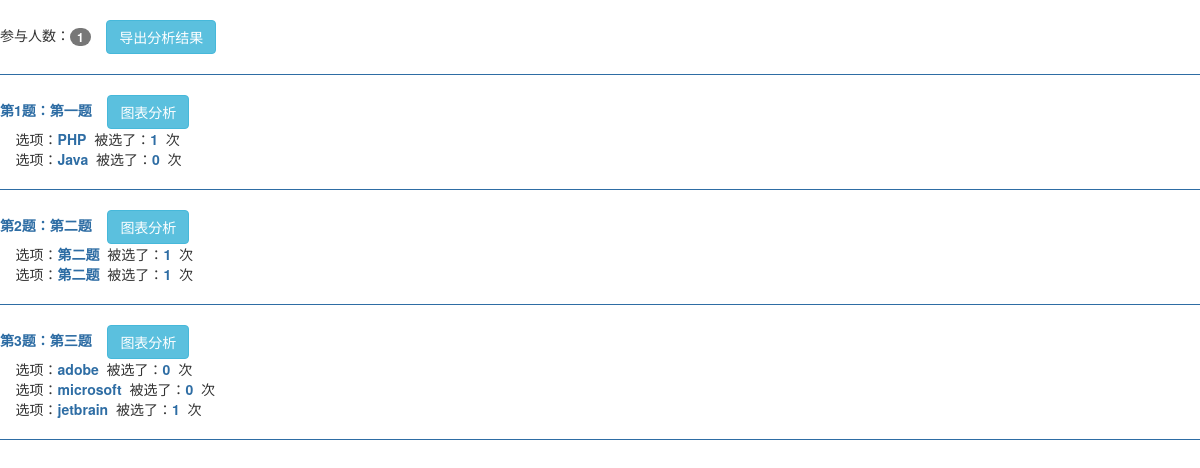
Screenshot of /作品源码/analysis.php?survey_id=48 with the database file from the repository.
### tables this page shows
CREATE TABLE `survey` (
  `id` int(32) NOT NULL AUTO_INCREMENT,
  `title` varchar(100) DEFAULT NULL,
  `type_id` int(11) DEFAULT NULL,
  `user_id` int(11) DEFAULT NULL,
  `create_time` varchar(32) DEFAULT NULL,
  `hit_times` int(20) DEFAULT '0',
  `shelves` int(4) DEFAULT '0',
  PRIMARY KEY (`id`),
  KEY `FKCAE3A75A40DF9925` (`user_id`),
  KEY `FKCAE3A75A16CB2EC5` (`type_id`),
  CONSTRAINT `FKCAE3A75A16CB2EC5` FOREIGN KEY (`type_id`) REFERENCES `type` (`id`),
  CONSTRAINT `FKCAE3A75A40DF9925` FOREIGN KEY (`user_id`) REFERENCES `user` (`id`)
);

CREATE TABLE `question` (
  `id` int(11) NOT NULL AUTO_INCREMENT,
  `content` varchar(255) DEFAULT NULL,
  `survey_id` int(11) DEFAULT NULL,
  `sort_num` int(4) NOT NULL DEFAULT '0',
  PRIMARY KEY (`id`),
  KEY `FKBA823BE6E2301405` (`survey_id`),
  CONSTRAINT `FKBA823BE6E2301405` FOREIGN KEY (`survey_id`) REFERENCES `survey` (`id`)
);

CREATE TABLE `answer` (
  `id` int(11) NOT NULL AUTO_INCREMENT,
  `result` varchar(255) DEFAULT NULL,
  `times` int(11) DEFAULT NULL,
  `question_id` int(11) DEFAULT NULL,
  PRIMARY KEY (`id`),
  KEY `FKABCA3FBE469341C5` (`question_id`),
  CONSTRAINT `FKABCA3FBE469341C5` FOREIGN KEY (`question_id`) REFERENCES `question` (`id`)
);

### 作品源码/home/core/MySQLDB.php (called while the page is built, shortened)
<?php
function my_query($sql)
{
    $result = mysql_query($sql);
    return $result;
}

### 作品源码/analysis.php (the view, shortened to what this page needs)
<?php
require_once './core/MySQLDB.php';
$survey_id = $_GET['survey_id'];
$res = my_query("select * from `question` where survey_id=$survey_id");
$rows = mysql_num_rows($res);
if(isset($_POST['submit'])){
    $info = $_POST;
    $arr_a = array('one', 'two', 'three', 'four', 'five', 'six', 'seven', 'eight', 'nine', 'ten');
    for ($i = 0; $i < $rows; $i++) {
        if (empty($info[escapeString($arr_a[$i])])) {
            jump("./showSurvey.php?survey_id=$survey_id", '有选项未选择', 1);
        }
    }
    $i = 0;
    $j = 0;
    $k = 0;
    $p = 0;
    $array = array();
    $array2 = array();
    $array3 = array();
    $array4 = array();
    while ($row = mysql_fetch_assoc($res)) {
        $res2 = my_query("select * from `answer` where question_id={$row['id']}");
        $rows1 = mysql_num_rows($res2);
        if($rows1 > 1){
            $row2 = mysql_fetch_assoc($res2);
            $array[$i++] = $row2['result'];
            $row2 = mysql_fetch_assoc($res2);
            $array2[$j++] = $row2['result'];
            $row2 = mysql_fetch_assoc($res2);
            $array3[$k++] = $row2['result'];
            $row2 = mysql_fetch_assoc($res2);
            $array4[$p++] = $row2['result'];
        }
    }
    $flag = array();
    $flag2 = array();
    $flag3 = array();
    $flag4 = array();
    $res3 = my_query("select * from `question` where survey_id=$survey_id");
    $z=0;
    while ($row33 = mysql_fetch_assoc($res3)){
        if($row33['sort_num'] == 0){
            if ($info[$arr_a[$z]] == $array[$z]) {
                $flag[$z] = 1;
            } else {
                $flag[$z] = 0;
            }
            if ($info[$arr_a[$z]] == $array2[$z]) {
                $flag2[$z] = 1;
            } else {
                $flag2[$z] = 0;
            }
            if ($info[$arr_a[$z]] == $array3[$z]) {
                $flag3[$z] = 1;
            } else {
                $flag3[$z] = 0;
            }
            if ($info[$arr_a[$z]] == $array4[$z]) {
                $flag4[$z] = 1;
            } else {
                $flag4[$z] = 0;
            }
            $z++;
        }
    }
    if (!in_array('0', $flag)) {
        jump("./showSurvey.php?survey_id=$survey_id", '不能全部选A');
    }
    if (!in_array('0', $flag2)) {
        jump("./showSurvey.php?survey_id=$survey_id", '不能全部选B');
    }
    if (!in_array('0', $flag3)) {
        jump("./showSurvey.php?survey_id=$survey_id", '不能全部选C');
    }
    if (!in_array('0', $flag4)) {
        jump("./showSurvey.php?survey_id=$survey_id", '不能全部选D');
    }
    my_query("update `survey` set hit_times=hit_times+1 where id=$survey_id");
    for ($i = 0; $i < $rows; $i++) {
        $ans_result = escapeString($info[$arr_a[$i]]);
        my_query("update `answer` set times=times+1 where result='$ans_result'");
    }
    echo "<script>alert('提交成功，谢谢参与');window.location='./mould.php'</script>";
}else{
    $res = my_query("select * from `survey` where id=$survey_id");
    $row = mysql_fetch_assoc($res);
    $hit_times = $row['hit_times'];
    echo "<br>参与人数：<span class='badge'>".$hit_times."</span>";
    echo "&nbsp;&nbsp;&nbsp;&nbsp;<button class='btn btn-info' onclick='daochu($survey_id)'>导出分析结果</button>";
    echo "<hr noshade style='border-color: #2e6da4'>";
    $result = my_query("select * from `question` where survey_id=$survey_id");
    $a = 1;
    $j = 1;
    $k = 1;
    $p = 1;
    while($row3 = mysql_fetch_assoc($result)){
        echo "<font color='2e6da4' style='font-weight: bold'>第{$a}题：{$row3['content']}</font>";
        echo "&nbsp;&nbsp;&nbsp;&nbsp;<input type='button' class='btn btn-info' value='图表分析' onclick='reP{$j}()'>
	            <img src='./core/jpgraph/demo3.php?id={$row3['id']}&num_id={$p}' width='300px' id='oImg{$k}' style='display:none'><br/>";
        $question_id = $row3['id'];
        $result2 = my_query("select * from `answer` where question_id=$question_id");
        while($row4 = mysql_fetch_assoc($result2)){
            echo "&nbsp;&nbsp;&nbsp;&nbsp;选项：<font color='2e6da4' style='font-weight: bold'>{$row4['result']}</font>&nbsp;&nbsp;被选了：<font color='2e6da4' style='font-weight: bold'>{$row4['times']}</font>&nbsp;&nbsp;次<br>";
        }
        echo "<hr noshade style='border-color: #2e6da4'>";
        $a++;
        $j++;
        $k++;
        $p++;
    }
}
?>
<html>
<link href="./js/bootstrap.css" rel="stylesheet">
</html>

### rows the page displays
survey: hit_times "1"
question: content "第一题"
answer: result "PHP", times "1"
answer: result "Java", times "0"
question: content "第二题"
answer: result "第二题", times "1"
answer: result "第二题", times "1"
question: content "第三题"
answer: result "adobe", times "0"
answer: result "microsoft", times "0"
answer: result "jetbrain", times "1"
